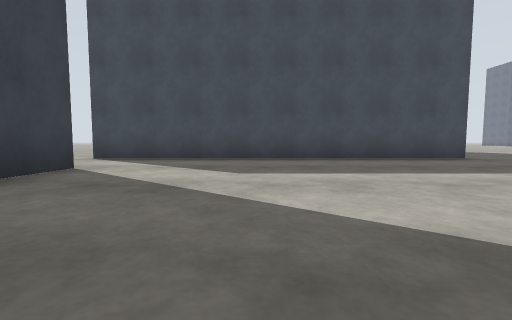
view 1 (above)

20 first-person views from a walk through a Gazebo world. The camera is 0.72 m above the floor, tilts 4° down and sees 90° across. The floor is counted in squares, 2 m on a side. Each view is taken from the middle of a square. On the plan, view 1 faces up. The plan holds only what a view shows up to about 9 squares ahead; the rest is blank. The place goes on beyond the plan.

view 2
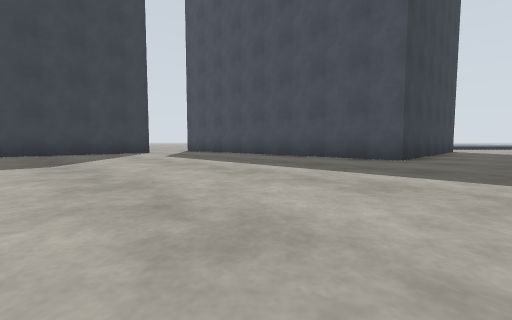

view 3
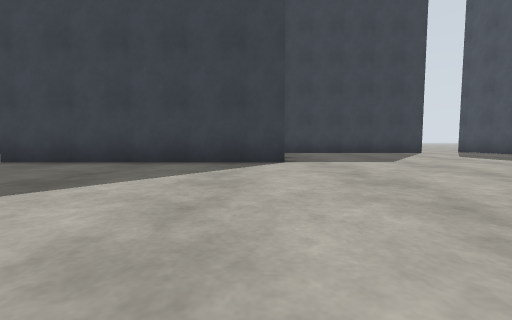

view 4
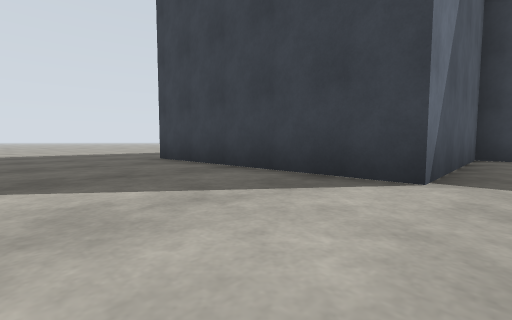

view 5
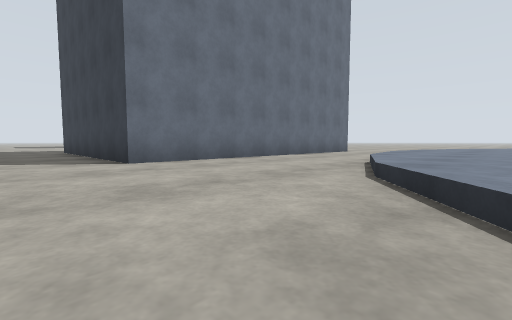

view 6
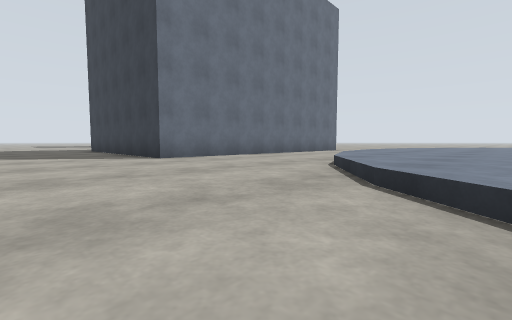

view 7
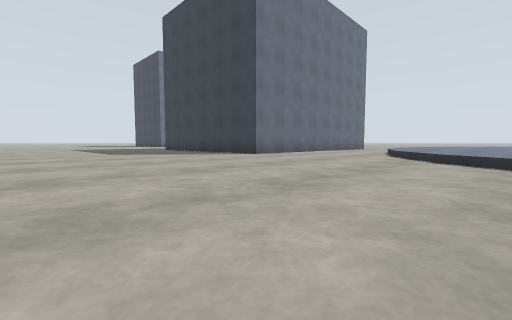

view 8
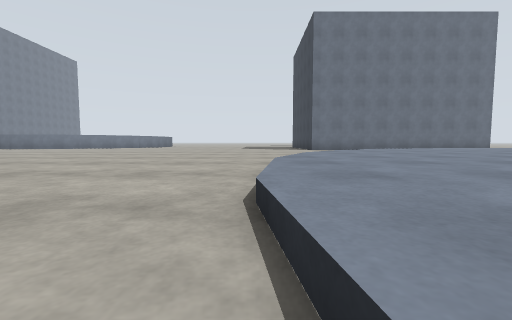

view 9
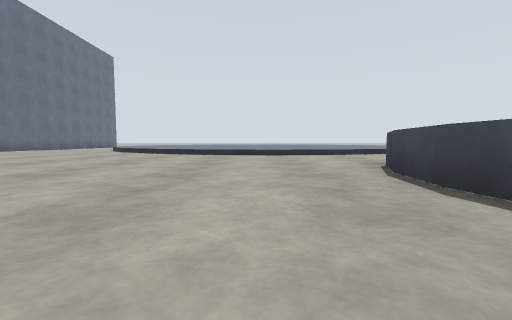

view 10
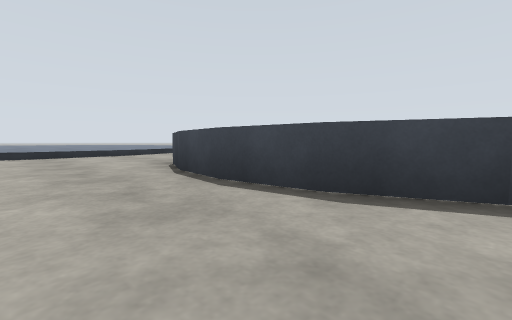

view 11
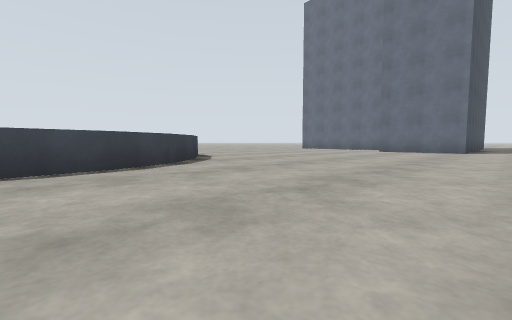

view 12
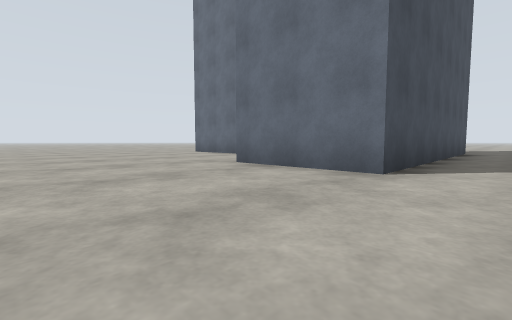

view 13
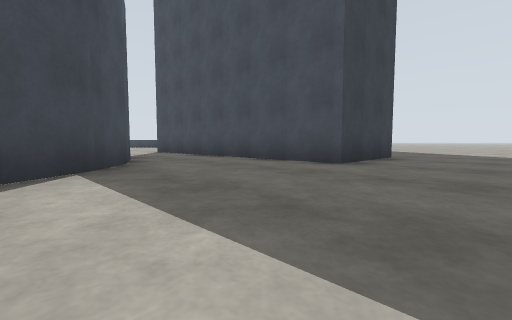

view 14
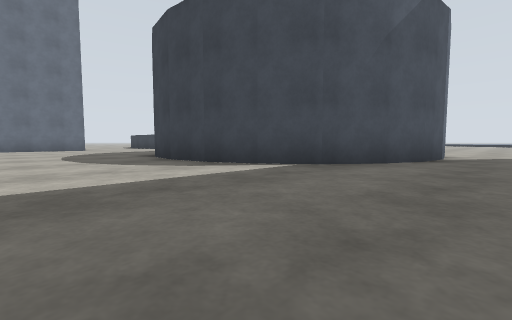

view 15
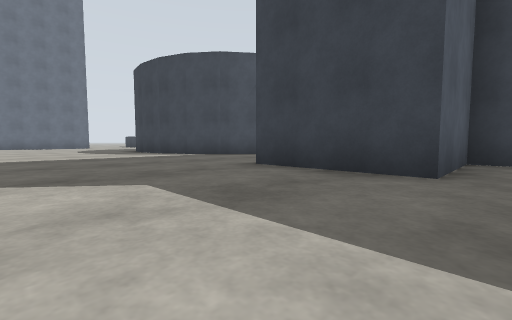

view 16
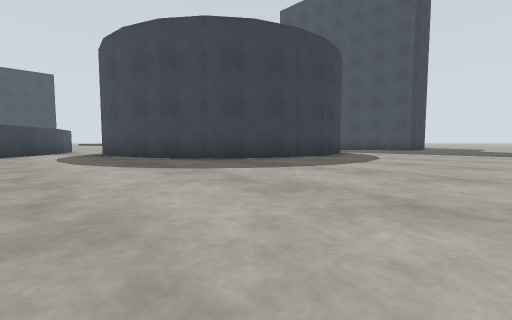

view 17
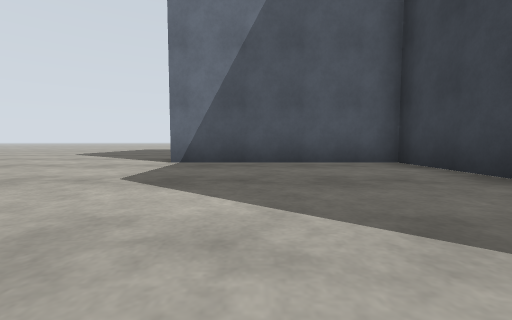

view 18
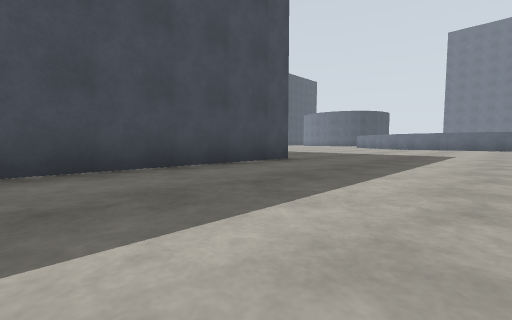

view 19
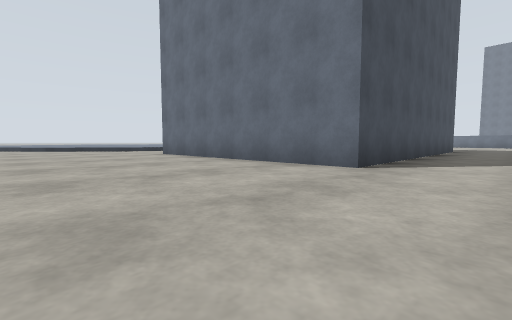

view 20
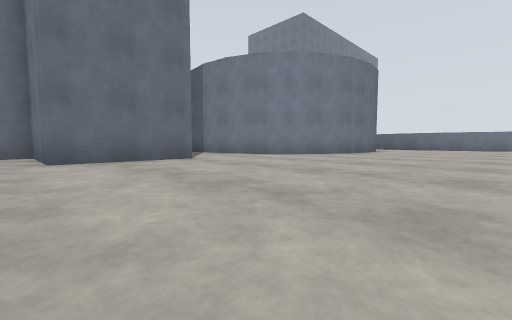

### Floor plan
Key: @ floor where view 1 was taken; # wall or solid block; . floor; = window, fence, low wall or low ledge; B grey box; C grey cylinder.
Columns run from 7 left of view 1 to 32 right of it. Each row starts with its distance up from view 1.
 23            ===...CCCCC..........BB......
 22           =====..............BBB  BBB...
 21            ====..............B      B...
 20            ===...............BBBBBBBB...
 19           ====..........................
 18          =====......    .......CC.......
 17     =========........   .....CC  CC.....
 16    =========..........  ....CC    CC....
 15 .. ========...........  ....C      C....
 14 ...  .==..........      ....C      C....
 13 .... .............      ...        C....
 12 .... .............      ..        CC....
 11 ....BBBBBBBB......               CC.....
 10 ....B      B......           ..CC.......
  9 ....B      B......          ##..........
  8 ....B      B......           ###........
  7 ....B      B......
  6 ....BBBBBBBB......                   BB
  5 .................
  4 ..................
  3     B..............
  2     B..............
  1     B.........
  0     B..@......
 -1     B........
 -2      BBBB.....
 -3         B.....
 -4         B......
 -5         B......
 -6         B...

Positions as (right, up) in squares from view 1, and headings:
1: (0, 0), facing up
2: (6, 0), facing up-left
3: (6, -2), facing left
4: (4, -1), facing down-left
5: (6, 16), facing down-left
6: (7, 17), facing down-left
7: (10, 17), facing down-left
8: (7, 23), facing down
9: (14, 21), facing left
10: (14, 21), facing up-left
11: (12, 19), facing up-right
12: (19, 19), facing up-right
13: (31, 16), facing up-left
14: (31, 19), facing down-left
15: (32, 23), facing down-left
16: (32, 8), facing up-left
17: (0, 3), facing down
18: (0, 2), facing up-right
19: (-7, 4), facing up-right
20: (17, 23), facing down-right
